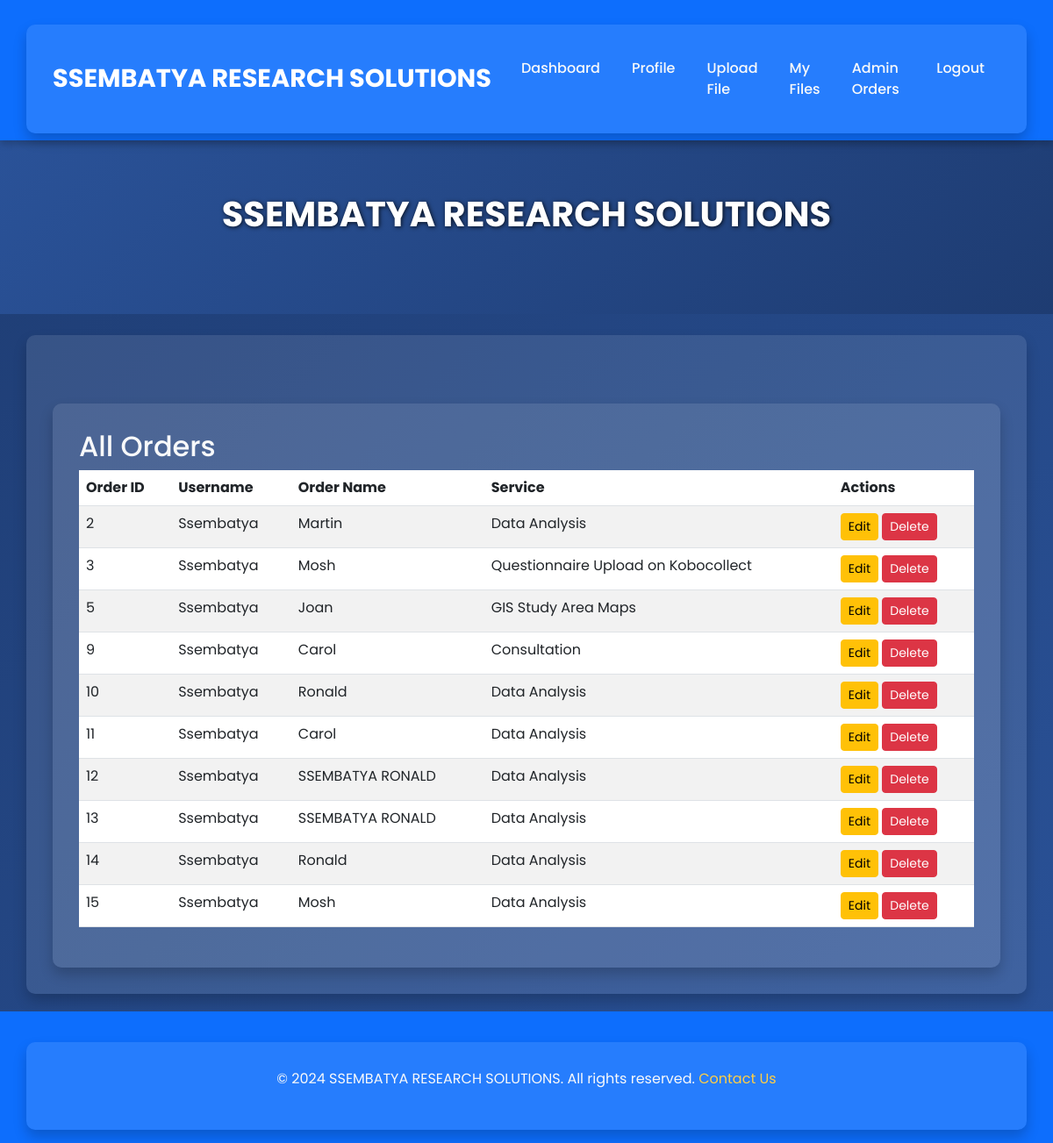
Page /admin/orders (signed in) on the earlier database version.
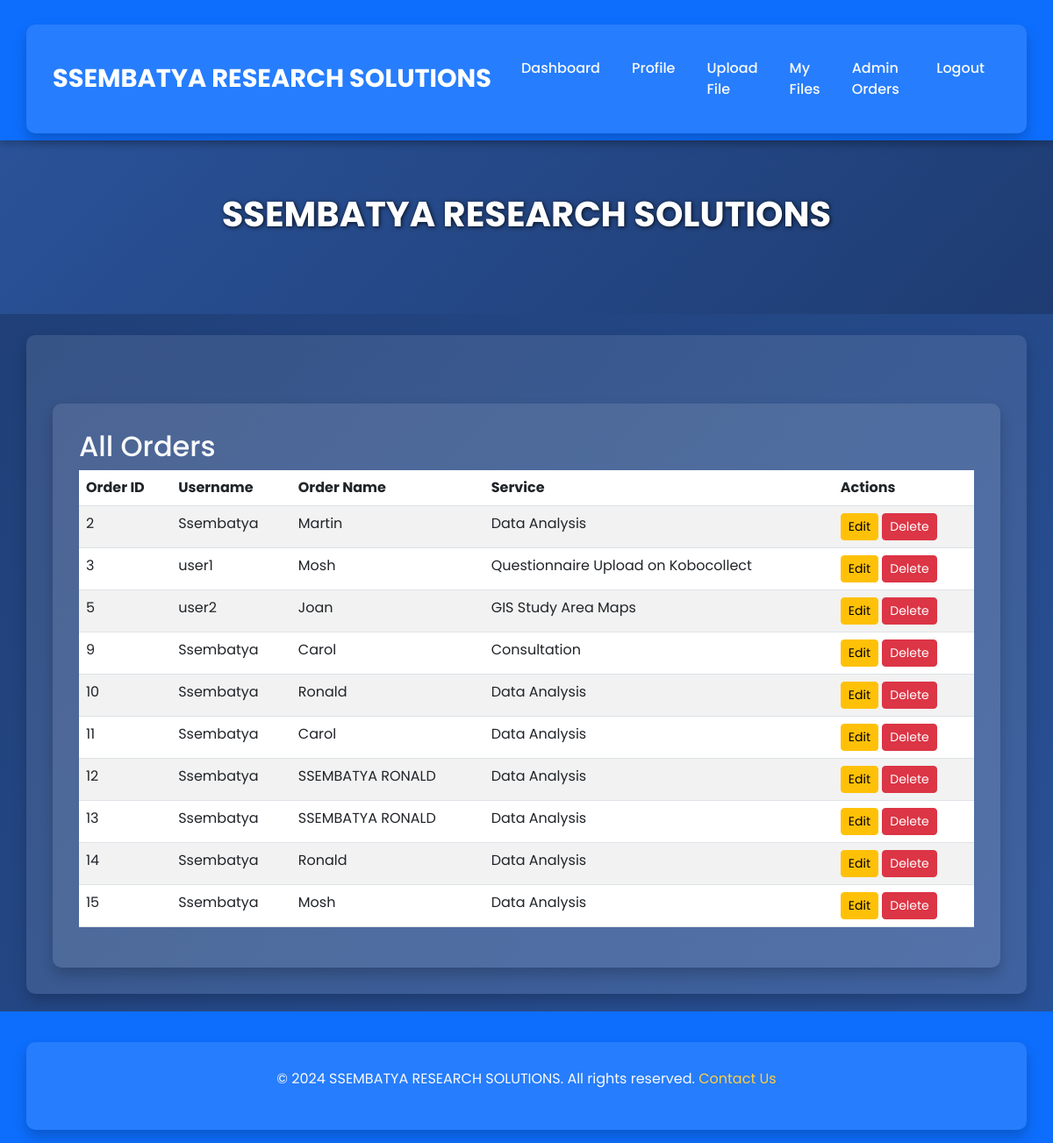
Same page on the later database version.
### tables this page shows
CREATE TABLE orders (
            id INTEGER PRIMARY KEY AUTOINCREMENT,
            user_id INTEGER,
            name TEXT,
            service TEXT
        );

CREATE TABLE users (
id INTEGER PRIMARY KEY AUTOINCREMENT,
username TEXT UNIQUE,
password TEXT,
 email TEXT,
phone_number TEXT,
is_admin INTEGER DEFAULT 0
);

### app.py (the view)
@app.route('/admin/orders', methods=['GET'])
@login_required
def admin_orders():
    if not is_admin():
        flash("You do not have permission to view this page.", "danger")
        return redirect(url_for('index'))
    try:
        conn = sqlite3.connect('database.db')
        cursor = conn.cursor()
        cursor.execute("""
            SELECT orders.id, users.username, orders.name, orders.service
            FROM orders
            INNER JOIN users ON orders.user_id = users.id
        """)
        orders = cursor.fetchall()
        conn.close()
        print("Admin Orders with Usernames:", orders)
        return render_template('admin_orders.html', orders=orders, company_name=app.config['COMPANY_NAME'])
    except Exception as e:
        print(f"Error fetching admin orders: {e}")
        flash("An error occurred while fetching orders.", "danger")
        return redirect(url_for('index'))

### app.py (called while the page is built)
@login_manager.user_loader
def load_user(user_id):
    conn = sqlite3.connect('database.db')
    cursor = conn.cursor()
    cursor.execute("SELECT id, username, is_admin FROM users WHERE id = ?", (user_id,))
    user = cursor.fetchone()
    conn.close()
    if user:
        return User(id=user[0], username=user[1], is_admin=user[2])
    return None

def is_admin():
    return current_user.is_admin == 1

### templates/admin_orders.html
{% extends "base.html" %}
{% block content %}
<div class="container mt-5">
    <h2>All Orders</h2>
    {% if orders %}
    <table class="table table-striped">
        <thead>
            <tr>
                <th>Order ID</th>
                <th>Username</th>
                <th>Order Name</th>
                <th>Service</th>
                <th>Actions</th>
            </tr>
        </thead>
        <tbody>
            {% for order in orders %}
            <tr>
                <td>{{ order[0] }}</td>
                <td>{{ order[1] }}</td>
                <td>{{ order[2] }}</td>
                <td>{{ order[3] }}</td>
                <td>
                    <a href="/order/edit/{{ order[0] }}" class="btn btn-warning btn-sm">Edit</a>
                    <form action="/order/delete/{{ order[0] }}" method="post" style="display:inline;">
                        <button type="submit" class="btn btn-danger btn-sm">Delete</button>
                    </form>
                </td>
            </tr>
            {% endfor %}
        </tbody>
    </table>
    {% else %}
    <p class="text-center">No orders found.</p>
    {% endif %}
</div>
{% endblock %}

### templates/base.html (shortened to what this page needs)
<!DOCTYPE html>
<html lang="en">
<head>
    <link href="https://cdn.jsdelivr.net/npm/bootstrap@5.3.0/dist/css/bootstrap.min.css" rel="stylesheet">
</head>
<body>
    <nav class="navbar navbar-expand-lg navbar-dark">
        <div class="container">
            <a class="navbar-brand" href="/">{{ company_name }}</a>
            <div class="collapse navbar-collapse" id="navbarNav">
                <ul class="navbar-nav ms-auto">
                    {% if current_user.is_authenticated %}
                        <li class="nav-item"><a class="nav-link" href="/">Dashboard</a></li>
                        <li class="nav-item"><a class="nav-link" href="/profile">Profile</a></li>
                        <li class="nav-item"><a class="nav-link" href="/upload">Upload File</a></li>
                        <li class="nav-item"><a class="nav-link" href="/files">My Files</a></li>
                        {% if current_user.is_admin %}
                            <li class="nav-item"><a class="nav-link" href="/admin/orders">Admin Orders</a></li>
                        {% endif %}
                        <li class="nav-item"><a class="nav-link" href="/logout">Logout</a></li>
                    {% else %}
                        <li class="nav-item"><a class="nav-link" href="/login">Login</a></li>
                        <li class="nav-item"><a class="nav-link" href="/register">Register</a></li>
                    {% endif %}
                </ul>
            </div>
        </div>
    </nav>
    <div class="hero-section">
        <h1 class="hero-title">{{ company_name }}</h1>
    </div>
    <div class="container mt-4">
        {% block content %}{% endblock %}
    </div>
    <footer>
        <div class="container">
            <p>&copy; 2024 {{ company_name }}. All rights reserved. <a href="/contact">Contact Us</a></p>
        </div>
    </footer>
</body>
</html>

### templates/base.html (style rules this page uses)
body { font-family: 'Poppins', sans-serif; margin: 0; padding: 0; background: linear-gradient(135deg, #1e3c72, #2a5298); color: #f8f9fa; }
.navbar { background-color: #0d6efd; color: #fff; box-shadow: 0 4px 8px rgba(0, 0, 0, 0.2); }
.navbar-brand { font-weight: bold; font-size: 1.8rem; color: #fff !important; }
.navbar-nav .nav-link { color: #f8f9fa !important; margin: 0 10px; font-weight: 500; }
.hero-section { text-align: center; padding: 60px 20px; background: linear-gradient(135deg, #2a5298, #1e3c72); color: #ffffff; text-shadow: 1px 1px 5px rgba(0, 0, 0, 0.8); }
.hero-title { font-size: 2.5rem; font-weight: bold; }
.container { background: rgba(255, 255, 255, 0.1); color: #f8f9fa; border-radius: 10px; padding: 30px; box-shadow: 0 8px 15px rgba(0, 0, 0, 0.2); margin-top: 20px; }
footer { background-color: #0d6efd; color: #ffffff; text-align: center; padding: 15px 0; margin-top: 20px; }
footer a { color: #ffce45; text-decoration: none; }

Differences in the rows shown:
changed orders "Questionnaire Upload on Kobocollect": username "Ssembatya" → "user1"
changed orders "Joan": username "Ssembatya" → "user2"
